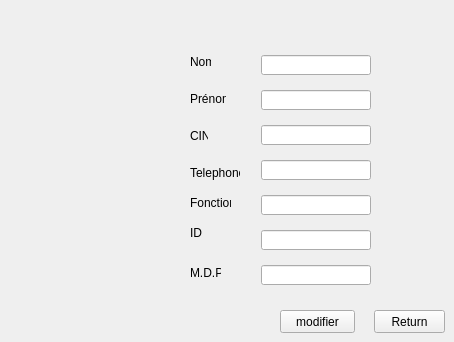
     <widget class="QWidget" name="page_34">
      <widget class="QLabel" name="label_98">
       <property name="geometry">
        <rect>
         <x>190</x>
         <y>54</y>
         <width>21</width>
         <height>16</height>
        </rect>
       </property>
       <property name="text">
        <string>Nom</string>
       </property>
      </widget>
      <widget class="QLabel" name="label_99">
       <property name="geometry">
        <rect>
         <x>190</x>
         <y>128</y>
         <width>18</width>
         <height>16</height>
        </rect>
       </property>
       <property name="text">
        <string>CIN</string>
       </property>
      </widget>
      <widget class="QLabel" name="label_100">
       <property name="geometry">
        <rect>
         <x>190</x>
         <y>265</y>
         <width>31</width>
         <height>16</height>
        </rect>
       </property>
       <property name="text">
        <string>M.D.P</string>
       </property>
      </widget>
      <widget class="QLineEdit" name="e_cin_5">
       <property name="geometry">
        <rect>
         <x>261</x>
         <y>125</y>
         <width>110</width>
         <height>20</height>
        </rect>
       </property>
      </widget>
      <widget class="QLabel" name="label_101">
       <property name="geometry">
        <rect>
         <x>190</x>
         <y>195</y>
         <width>41</width>
         <height>16</height>
        </rect>
       </property>
       <property name="text">
        <string>Fonction</string>
       </property>
      </widget>
      <widget class="QLineEdit" name="e_mdp_5">
       <property name="geometry">
        <rect>
         <x>261</x>
         <y>265</y>
         <width>110</width>
         <height>20</height>
        </rect>
       </property>
      </widget>
      <widget class="QLabel" name="label_102">
       <property name="geometry">
        <rect>
         <x>190</x>
         <y>91</y>
         <width>36</width>
         <height>16</height>
        </rect>
       </property>
       <property name="text">
        <string>Prénom</string>
       </property>
      </widget>
      <widget class="QLineEdit" name="e_prenom_5">
       <property name="geometry">
        <rect>
         <x>261</x>
         <y>90</y>
         <width>110</width>
         <height>20</height>
        </rect>
       </property>
      </widget>
      <widget class="QLineEdit" name="e_id_9">
       <property name="geometry">
        <rect>
         <x>261</x>
         <y>230</y>
         <width>110</width>
         <height>20</height>
        </rect>
       </property>
      </widget>
      <widget class="QLineEdit" name="e_nom_5">
       <property name="geometry">
        <rect>
         <x>261</x>
         <y>55</y>
         <width>110</width>
         <height>20</height>
        </rect>
       </property>
      </widget>
      <widget class="QLineEdit" name="e_fonction_5">
       <property name="geometry">
        <rect>
         <x>261</x>
         <y>195</y>
         <width>110</width>
         <height>20</height>
        </rect>
       </property>
      </widget>
      <widget class="QPushButton" name="pushButton_115">
       <property name="geometry">
        <rect>
         <x>280</x>
         <y>310</y>
         <width>75</width>
         <height>23</height>
        </rect>
       </property>
       <property name="text">
        <string>modifier</string>
       </property>
      </widget>
      <widget class="QPushButton" name="pushButton_116">
       <property name="geometry">
        <rect>
         <x>374</x>
         <y>310</y>
         <width>71</width>
         <height>23</height>
        </rect>
       </property>
       <property name="text">
        <string>Return</string>
       </property>
      </widget>
      <widget class="QLabel" name="label_103">
       <property name="geometry">
        <rect>
         <x>190</x>
         <y>165</y>
         <width>50</width>
         <height>16</height>
        </rect>
       </property>
       <property name="text">
        <string>Telephone</string>
       </property>
      </widget>
      <widget class="QLineEdit" name="e_telephone_5">
       <property name="geometry">
        <rect>
         <x>261</x>
         <y>160</y>
         <width>110</width>
         <height>20</height>
        </rect>
       </property>
      </widget>
      <widget class="QLabel" name="label_104">
       <property name="geometry">
        <rect>
         <x>190</x>
         <y>225</y>
         <width>21</width>
         <height>16</height>
        </rect>
       </property>
       <property name="text">
        <string>ID</string>
       </property>
      </widget>
     </widget>
